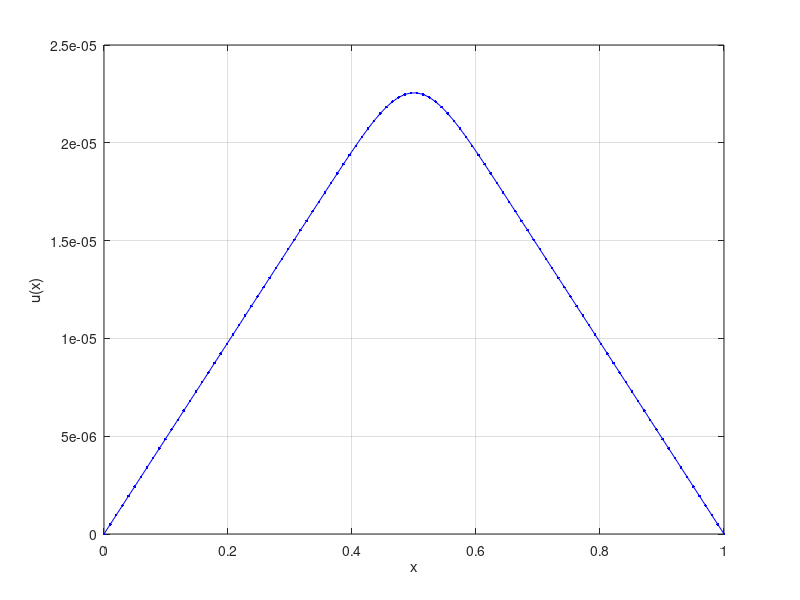

This figure's MATLAB source:
% Parameters
n = 100;          % Number of grid points
h = 1 / (n + 1);  % Grid spacing
x = linspace(0, 1, n+2);  % Grid points including boundary points

% Gaussian charge density parameters
mu = 0.5;
sigma = 0.05;
q = (1 / (sigma * sqrt(2 * pi))) * exp(-(x(2:end-1) - mu).^2 / (2 * sigma^2));  % q(x_i) for interior points

% Construct the tridiagonal matrix A
main_diag = 2 * ones(n, 1);
off_diag = -1 * ones(n-1, 1);
A = (1 / h^2) * (diag(main_diag) + diag(off_diag, 1) + diag(off_diag, -1));

% Right-hand side vector b
b = h^2 * q';

% Solve for u (interior points only)
u_interior = A \ b;

% Add boundary conditions
u = [0; u_interior; 0];  % Full solution vector with boundary values

% Plot the solution
figure;
plot(x, u, 'b.-');
xlabel('x');
ylabel('u(x)');
grid on;
